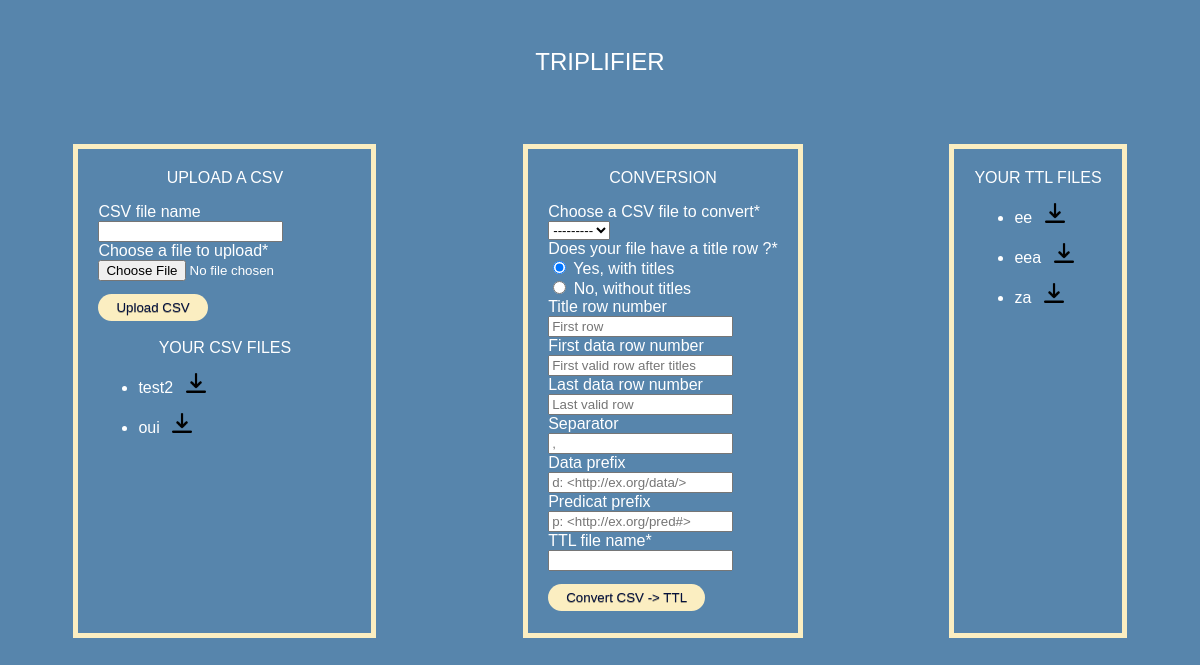
Before: /triplifier/ with the older database file.
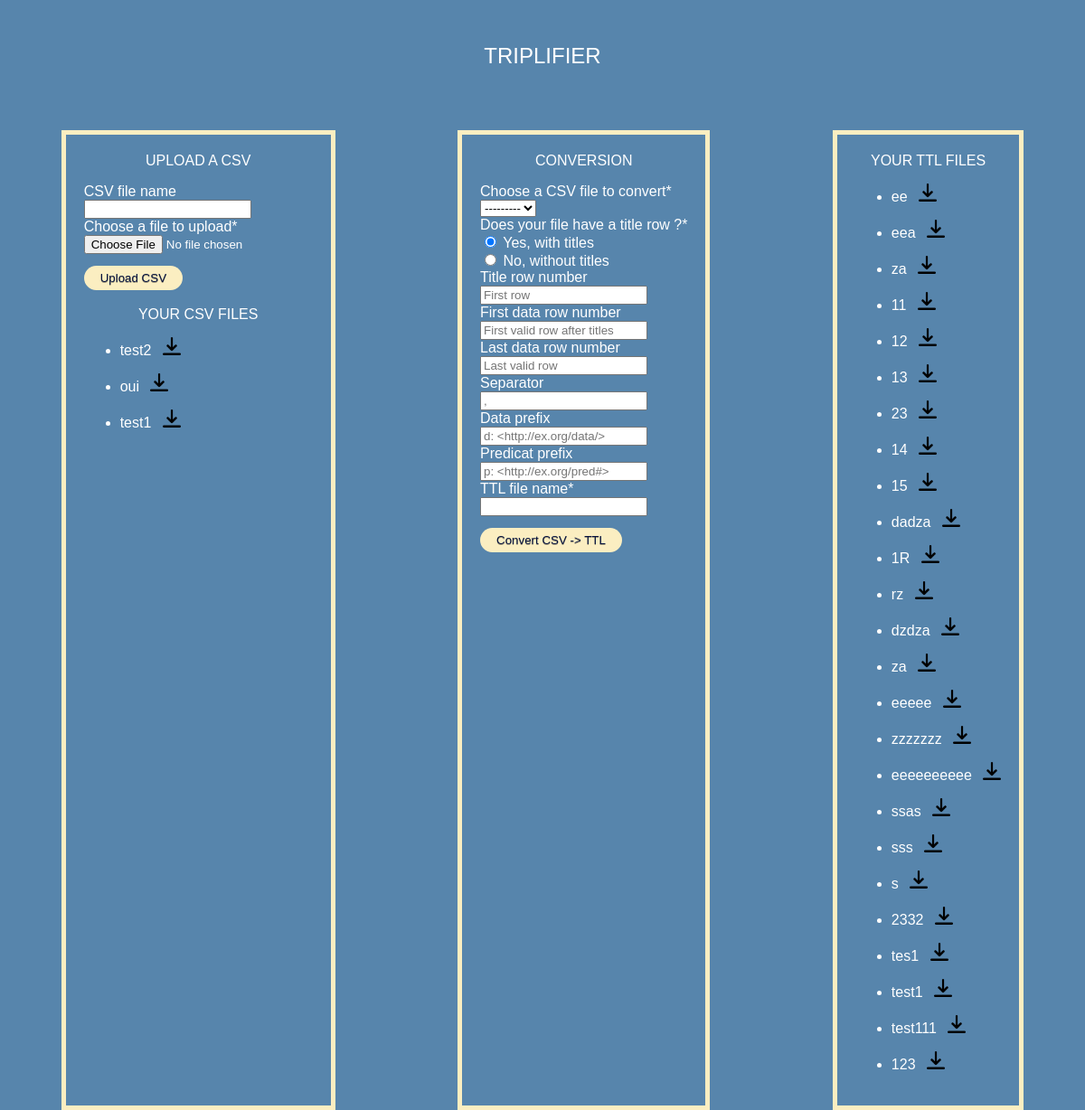
After: the same page with the newer database file.
### triplifierapp/models.py (models this page shows, shortened)
class csvModel(models.Model):
    csvFileName = models.CharField(max_length=50)
    csvFile = models.FileField(upload_to='tpData/csv/')
    def __str__(self):
        return self.csvFileName

class ttlModel(models.Model):
    ttlFileName = models.CharField(max_length=50)
    ttlFile = models.FileField()

### triplifierapp/views.py (the view)
# urls.py: path('triplifier/', include('triplifierapp.urls')),
def triplifier(request):
    if request.method == 'POST':
        if "uploadBut" in request.POST:
            form2 = convertForm()
            form1 = uploadCsvForm(request.POST, request.FILES)
            if form1.is_valid:
                document = form1.save(commit=False)
                if document.csvFileName != "":
                    document.csvFile.name = document.csvFileName+".csv"
                else:
                    document.csvFile.name = str(request.FILES["csvFile"])
                    document.csvFileName = str(request.FILES["csvFile"]).replace(".csv","")
                document.save()
                return redirect('/')
        elif "convertBut" in request.POST:
            form1 = uploadCsvForm()
            form2 = convertForm(request.POST)
            if form2.is_valid():
                print("POST REQUEST")
                print(form2.cleaned_data.get("title"))
                print(form2.cleaned_data.get("titleRow"))
                print(form2.cleaned_data.get("fileToConvert"))
                print(request.POST.get("newFileName"))
                trpObj = Triplificator("tpData/csv/"+str(form2.cleaned_data.get("fileToConvert"))+".csv"
                , form2.cleaned_data.get("titleRow"), form2.cleaned_data.get("firstDataRow")
                , form2.cleaned_data.get("lastDataRow"), form2.cleaned_data.get("separator")
                , form2.cleaned_data.get("prefixData"), form2.cleaned_data.get("predicatData"), form2.cleaned_data.get("title"))
                trpObj.writeFile("tpData/ttl/"+request.POST.get("newFileName")+".ttl")
                ttlObj = ttlModel()
                ttlObj.ttlFileName = request.POST.get("newFileName")
                local_file = open("tpData/ttl/"+request.POST.get("newFileName")+".ttl")
                ttlObj.ttlFile.save(request.POST.get("newFileName")+".ttl", File(local_file)) #getting duplicated file in cd
                os.remove(ttlObj.ttlFileName+".ttl") #so we delete this file
                local_file.close()
                ttlObj.save()
                return redirect('/')
    else:
        form1 = uploadCsvForm()
        form2 = convertForm()
    csvObjs = csvModel.objects.all()
    ttlObjs = ttlModel.objects.all()
    return render(request, 'triplifier.html', {"form":form1, "csvFiles":csvObjs, "ttlFiles":ttlObjs, "formConvert":form2})

### triplifierapp/forms.py
class uploadCsvForm(forms.ModelForm):
    class Meta:
        model = csvModel
        fields = ('csvFileName', 'csvFile')
        labels = {
            "csvFileName": "CSV file name",
            "csvFile": "Choose a file to upload"
        }
    def __init__(self, *args, **kwargs):
        super(uploadCsvForm, self).__init__(*args, **kwargs)
        self.fields['csvFileName'].required = False

### triplifierapp/templates/triplifier.html (shortened to what this page needs)
{% extends "base_generic.html" %}
{% block content %}
{% load crispy_forms_tags %}
<form method="post" enctype="multipart/form-data">
    {{ form|crispy }}
    <button type="submit" name="uploadBut" class="button">Upload CSV</button>
</form>
{% endblock %}
{% block csvlist %}
{% if csvFiles %}
    <ul>
        {% for csvFile in csvFiles %}
        <li>
            <div class="csvFileTitle">{{ csvFile.csvFileName }}
            {% load static %}
            <a href="{{ csvFile.csvFile.url }}"> <img src="{% static 'download.png' %}" height="20px"></a></div>
        </li>
        {% endfor %}
    </ul>
{% else %}
    <p>There are no csv files.</p>
{% endif %}
{% endblock %}
{% block convert %}
<form method="post" enctype="multipart/form-data">
    {{ formConvert|crispy }}
    <button type="submit" name="convertBut" class="button">Convert CSV -> TTL</button>
</form>
{% endblock %}
{% block turtle %}
{% if ttlFiles %}
    <ul>
        {% for ttlFile in ttlFiles %}
        <li>
            <div class="ttlFileTitle">{{ ttlFile.ttlFileName }}
                {% load static %}
                <a href="{{ ttlFile.ttlFile.url }}"> <img src="{% static 'download.png' %}" height="20px"></a></div>
        </li>
        {% endfor %}
    </ul>
{% else %}
    <p>There are no ttl files.</p>
{% endif %}
{% endblock %}

### triplifierapp/templates/base_generic.html (shortened to what this page needs)
<!DOCTYPE html>
<html lang="en">
<head>
  {% load static %}
  <link rel="stylesheet" href="{% static 'css/styles.css' %}">
</head>
<body>
  <div class="bigDiv">
    <div class="title">TRIPLIFIER</div>
    <div class="content">
      <div class="div1">
        <p class="div1Title">UPLOAD A CSV</p>
        {% block content %}
        {% endblock %}
        <p class="div1Title2">YOUR CSV FILES</p>
        {% block csvlist %}
        {% endblock %}
      </div>
      <div class="div2">
        <p class="div2Title">CONVERSION</p>
        {% block convert %}
        {% endblock %}
      </div>
      <div class="div3">
        <p class="div3Title">YOUR TTL FILES</p>
        {% block turtle %}
        {% endblock %}
      </div>
    </div>
  </div>
</body>
</html>

### triplifierapp/static/css/styles.css (style rules this page uses)
body { margin: 0; background-color: #5785ac; font-family: "Gill Sans", sans-serif; color: white; }
html,body { min-height:100%; }
.title { padding-top: 2em; margin-bottom: 2em; text-align: center; height: 2em; font-size: 1.5em; }
.content { display: flex; justify-content: space-around; height: 100%; }
.div1 { border: 5px solid #FBEEC1; padding: 20px; }
.div2 { border: 5px solid #FBEEC1; padding: 20px; }
.div3 { border: 5px solid #FBEEC1; padding: 20px; }
.div1Title, .div1Title2, .div2Title, .div3Title { margin: 0 auto; text-align: center; margin-bottom: 1em; }
.div1Title2 { margin-top: 1em; }
.csvFileTitle a, .ttlFileTitle a { margin-left: 0.5em; }
.csvFileTitle, .ttlFileTitle { margin-bottom: 1em; }
.button { display:inline-block; padding:0.3em 1.2em; margin:0 0.1em 0.1em 0; border:0.16em solid rgba(255,255,255,0); border-radius:2em; box-sizing: border-box; text-decoration:none; font-weight:500; color:#04113e; text-shadow: 0 0.04em 0.04em rgba(0,0,0,0.35); text-align:center; transition: all 0.2s; background-color:#FBEEC1; margin-top: 1em; }

Changed rows visible on the page:
added csvModel: csvFileName "test1"
added ttlModel: ttlFileName "11"
added ttlModel: ttlFileName "12"
added ttlModel: ttlFileName "13"
added ttlModel: ttlFileName "23"
added ttlModel: ttlFileName "14"
added ttlModel: ttlFileName "15"
added ttlModel: ttlFileName "dadza"
added ttlModel: ttlFileName "1R"
added ttlModel: ttlFileName "rz"
added ttlModel: ttlFileName "dzdza"
added ttlModel: ttlFileName "za"
added ttlModel: ttlFileName "eeeee"
added ttlModel: ttlFileName "zzzzzzz"
added ttlModel: ttlFileName "eeeeeeeeee"
added ttlModel: ttlFileName "ssas"
added ttlModel: ttlFileName "sss"
added ttlModel: ttlFileName "s"
added ttlModel: ttlFileName "2332"
added ttlModel: ttlFileName "tes1"
added ttlModel: ttlFileName "test1"
added ttlModel: ttlFileName "test111"
added ttlModel: ttlFileName "123"
